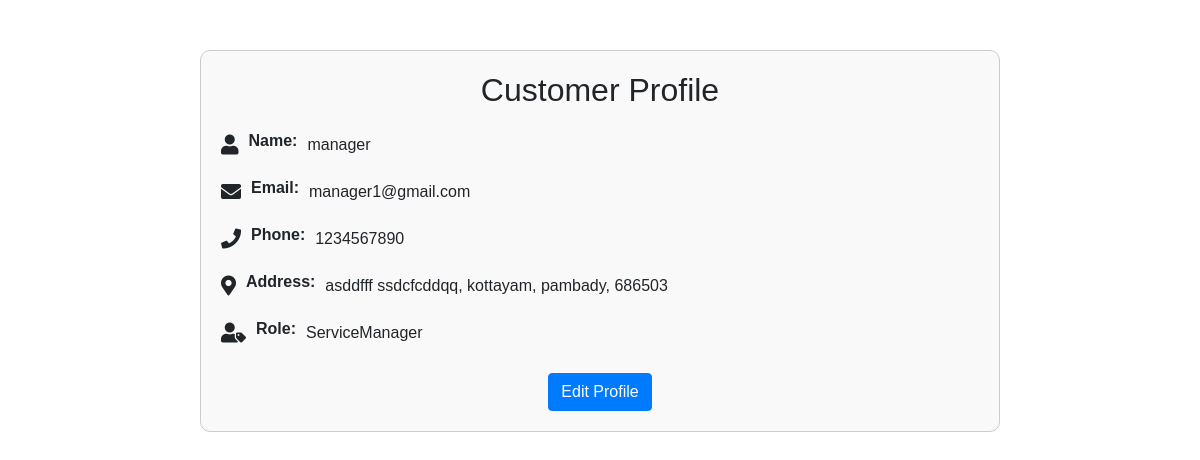
Screenshot of /customer_profile/ (signed in) with the database file from the repository.
### autocareweb/models.py (models this page shows, shortened)
class UserDetails(models.Model):
    user = models.OneToOneField(CustomUser, on_delete=models.CASCADE, related_name='details')
    name = models.CharField(max_length=100)
    phone = models.CharField(max_length=15)
    address = models.TextField()
    city = models.CharField(max_length=50)
    place = models.CharField(max_length=50)
    pincode = models.CharField(max_length=10)

class CustomUser(AbstractBaseUser, PermissionsMixin):
    email = models.EmailField(unique=True)
    role = models.CharField(max_length=20, choices=UserRole.choices, default=UserRole.CUSTOMER)
    is_active = models.BooleanField(default=True)
    is_staff = models.BooleanField(default=False)
    objects = CustomUserManager()
    USERNAME_FIELD = 'email'
    REQUIRED_FIELDS = []

### autocareweb/views.py (the view)
@login_required
def customer_profile(request):
    user_details = get_object_or_404(UserDetails, user=request.user)
    return render(request, 'customer_profile.html', {'user_details': user_details})

### templates/customer_profile.html (shortened to what this page needs)
 <!DOCTYPE html>
<html lang="en">
<head>
    <link href="https://stackpath.bootstrapcdn.com/bootstrap/4.4.1/css/bootstrap.min.css" rel="stylesheet">
    <link href="https://cdnjs.cloudflare.com/ajax/libs/font-awesome/5.10.0/css/all.min.css" rel="stylesheet">
</head>
<body>
    <div class="container profile-container">
        <div class="profile-header">
            <h2>Customer Profile</h2>
        </div>
        <div class="profile-info">
            <i class="fas fa-user"></i>
            <label>Name:</label>
            <p>{{ user_details.name }}</p>
        </div>
        <div class="profile-info">
            <i class="fas fa-envelope"></i>
            <label>Email:</label>
            <p>{{ request.user.email }}</p>
        </div>
        <div class="profile-info">
            <i class="fas fa-phone"></i>
            <label>Phone:</label>
            <p>{{ user_details.phone }}</p>
        </div>
        <div class="profile-info">
            <i class="fas fa-map-marker-alt"></i>
            <label>Address:</label>
            <p>{{ user_details.address }}, {{ user_details.city }}, {{ user_details.place }}, {{ user_details.pincode }}</p>
        </div>
        <div class="profile-info">
            <i class="fas fa-user-tag"></i>
            <label>Role:</label>
            <p>{{ request.user.get_role_display }}</p>
        </div>
        <div class="text-center mt-4">
            <a href="{% url 'edit_profile' %}" class="btn btn-primary">Edit Profile</a>
        </div>
    </div>
</body>
</html>

### templates/customer_profile.html (style rules this page uses)
body { font-family: Arial, sans-serif; }
.profile-container { margin: 50px auto; max-width: 800px; border: 1px solid #ccc; padding: 20px; border-radius: 10px; background-color: #f9f9f9; }
.profile-header { text-align: center; margin-bottom: 20px; }
.profile-info { margin-bottom: 15px; display: flex; align-items: center; }
.profile-info label { font-weight: bold; margin-right: 10px; }
.profile-info i { font-size: 20px; margin-right: 10px; }
.profile-info p { margin: 0; }

### rows the page displays
UserDetails: name "manager", phone "1234567890", address "asddfff ssdcfcddqq", city "kottayam", place "pambady", pincode "686503"
CustomUser: user.email "manager1@gmail.com", user.role "ServiceManager"
